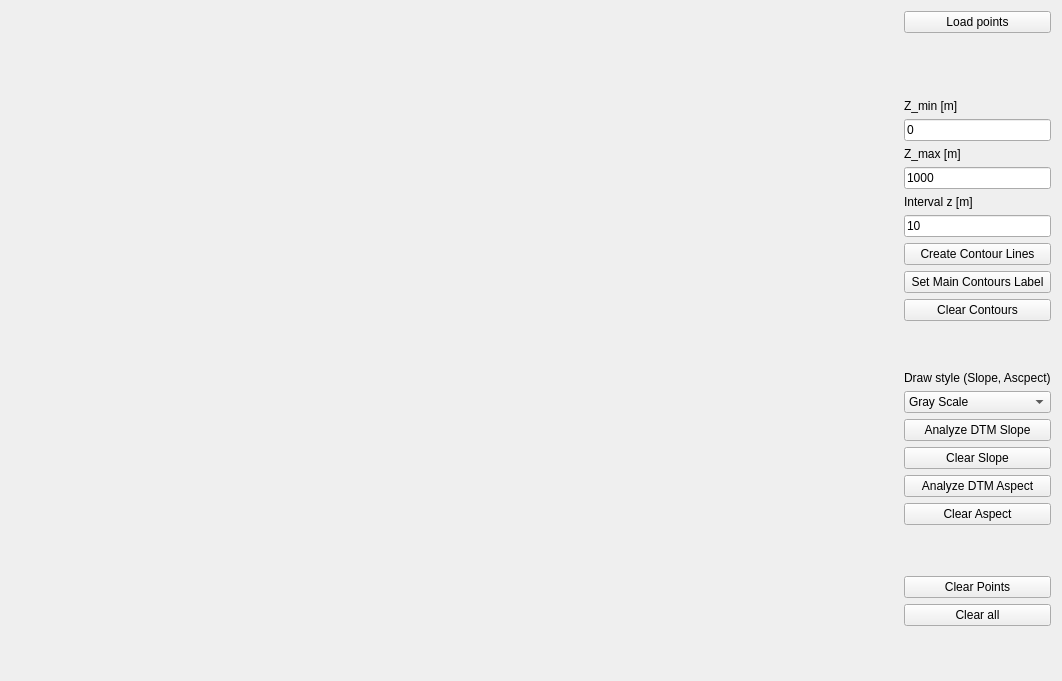
<?xml version="1.0" encoding="UTF-8"?>
<ui version="4.0">
 <class>Widget</class>
 <widget class="QWidget" name="Widget">
  <property name="geometry">
   <rect>
    <x>0</x>
    <y>0</y>
    <width>1062</width>
    <height>681</height>
   </rect>
  </property>
  <property name="windowTitle">
   <string>DTM</string>
  </property>
  <layout class="QHBoxLayout" name="horizontalLayout">
   <item>
    <widget class="Draw" name="Canvas" native="true">
     <property name="sizePolicy">
      <sizepolicy hsizetype="Preferred" vsizetype="Preferred">
       <horstretch>1</horstretch>
       <verstretch>1</verstretch>
      </sizepolicy>
     </property>
    </widget>
   </item>
   <item>
    <layout class="QVBoxLayout" name="verticalLayout_3">
     <item>
      <widget class="QPushButton" name="pushButton">
       <property name="text">
        <string>Load points</string>
       </property>
      </widget>
     </item>
     <item>
      <spacer name="verticalSpacer">
       <property name="orientation">
        <enum>Qt::Vertical</enum>
       </property>
       <property name="sizeHint" stdset="0">
        <size>
         <width>20</width>
         <height>60</height>
        </size>
       </property>
      </spacer>
     </item>
     <item>
      <widget class="QLabel" name="label">
       <property name="text">
        <string>Z_min [m]</string>
       </property>
      </widget>
     </item>
     <item>
      <widget class="QLineEdit" name="lineEdit">
       <property name="text">
        <string>0</string>
       </property>
      </widget>
     </item>
     <item>
      <widget class="QLabel" name="label_2">
       <property name="text">
        <string>Z_max [m]</string>
       </property>
      </widget>
     </item>
     <item>
      <widget class="QLineEdit" name="lineEdit_2">
       <property name="text">
        <string>1000</string>
       </property>
      </widget>
     </item>
     <item>
      <widget class="QLabel" name="label_3">
       <property name="text">
        <string>Interval z [m]</string>
       </property>
      </widget>
     </item>
     <item>
      <widget class="QLineEdit" name="lineEdit_3">
       <property name="text">
        <string>10</string>
       </property>
      </widget>
     </item>
     <item>
      <widget class="QPushButton" name="pushButton_7">
       <property name="text">
        <string>Create Contour Lines</string>
       </property>
      </widget>
     </item>
     <item>
      <widget class="QPushButton" name="pushButton_5">
       <property name="text">
        <string>Set Main Contours Label</string>
       </property>
      </widget>
     </item>
     <item>
      <widget class="QPushButton" name="pushButton_12">
       <property name="text">
        <string>Clear Contours</string>
       </property>
      </widget>
     </item>
     <item>
      <spacer name="verticalSpacer_2">
       <property name="orientation">
        <enum>Qt::Vertical</enum>
       </property>
       <property name="sizeHint" stdset="0">
        <size>
         <width>20</width>
         <height>40</height>
        </size>
       </property>
      </spacer>
     </item>
     <item>
      <widget class="QLabel" name="label_4">
       <property name="frameShape">
        <enum>QFrame::NoFrame</enum>
       </property>
       <property name="text">
        <string>Draw style (Slope, Ascpect)</string>
       </property>
      </widget>
     </item>
     <item>
      <widget class="QComboBox" name="comboBox">
       <item>
        <property name="text">
         <string>Gray Scale</string>
        </property>
       </item>
       <item>
        <property name="text">
         <string>Blue Scale</string>
        </property>
       </item>
       <item>
        <property name="text">
         <string>Green Scale</string>
        </property>
       </item>
       <item>
        <property name="text">
         <string>All Colours</string>
        </property>
       </item>
      </widget>
     </item>
     <item>
      <widget class="QPushButton" name="pushButton_2">
       <property name="text">
        <string>Analyze DTM Slope</string>
       </property>
      </widget>
     </item>
     <item>
      <widget class="QPushButton" name="pushButton_3">
       <property name="text">
        <string>Clear Slope</string>
       </property>
      </widget>
     </item>
     <item>
      <widget class="QPushButton" name="pushButton_6">
       <property name="text">
        <string>Analyze DTM Aspect</string>
       </property>
      </widget>
     </item>
     <item>
      <widget class="QPushButton" name="pushButton_8">
       <property name="text">
        <string>Clear Aspect</string>
       </property>
      </widget>
     </item>
     <item>
      <spacer name="verticalSpacer_4">
       <property name="orientation">
        <enum>Qt::Vertical</enum>
       </property>
       <property name="sizeHint" stdset="0">
        <size>
         <width>20</width>
         <height>40</height>
        </size>
       </property>
      </spacer>
     </item>
     <item>
      <widget class="QPushButton" name="pushButton_11">
       <property name="text">
        <string>Clear Points</string>
       </property>
      </widget>
     </item>
     <item>
      <widget class="QPushButton" name="pushButton_4">
       <property name="text">
        <string>Clear all</string>
       </property>
      </widget>
     </item>
     <item>
      <spacer name="verticalSpacer_6">
       <property name="orientation">
        <enum>Qt::Vertical</enum>
       </property>
       <property name="sizeHint" stdset="0">
        <size>
         <width>20</width>
         <height>40</height>
        </size>
       </property>
      </spacer>
     </item>
    </layout>
   </item>
  </layout>
 </widget>
 <customwidgets>
  <customwidget>
   <class>Draw</class>
   <extends>QWidget</extends>
   <header location="global">draw.h</header>
   <container>1</container>
  </customwidget>
 </customwidgets>
 <resources/>
 <connections/>
</ui>
